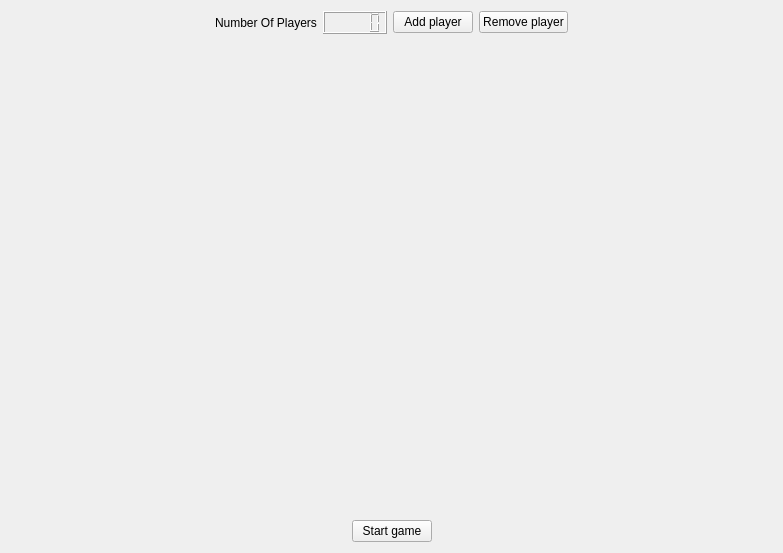
<?xml version="1.0" encoding="UTF-8"?>
<ui version="4.0">
 <class>numberOfPlayers</class>
 <widget class="QWidget" name="numberOfPlayers">
  <property name="geometry">
   <rect>
    <x>0</x>
    <y>0</y>
    <width>783</width>
    <height>553</height>
   </rect>
  </property>
  <property name="windowTitle">
   <string>Form</string>
  </property>
  <layout class="QVBoxLayout" name="window">
   <item>
    <layout class="QHBoxLayout" name="addPlayersLayout">
     <item>
      <spacer name="horizontalSpacer_3">
       <property name="orientation">
        <enum>Qt::Horizontal</enum>
       </property>
       <property name="sizeHint" stdset="0">
        <size>
         <width>40</width>
         <height>20</height>
        </size>
       </property>
      </spacer>
     </item>
     <item>
      <layout class="QHBoxLayout" name="horizontalLayout">
       <item>
        <widget class="QLabel" name="numberOfPlayersLabel">
         <property name="text">
          <string>Number Of Players</string>
         </property>
        </widget>
       </item>
       <item>
        <widget class="QLCDNumber" name="numberOfPlayersLCD"/>
       </item>
       <item>
        <widget class="QPushButton" name="addPlayer">
         <property name="text">
          <string>Add player</string>
         </property>
        </widget>
       </item>
       <item>
        <widget class="QPushButton" name="removePlayer">
         <property name="text">
          <string>Remove player</string>
         </property>
        </widget>
       </item>
      </layout>
     </item>
     <item>
      <spacer name="horizontalSpacer_4">
       <property name="orientation">
        <enum>Qt::Horizontal</enum>
       </property>
       <property name="sizeHint" stdset="0">
        <size>
         <width>40</width>
         <height>20</height>
        </size>
       </property>
      </spacer>
     </item>
    </layout>
   </item>
   <item>
    <layout class="QVBoxLayout" name="centralLayout">
     <item>
      <spacer name="verticalSpacer">
       <property name="orientation">
        <enum>Qt::Vertical</enum>
       </property>
       <property name="sizeHint" stdset="0">
        <size>
         <width>20</width>
         <height>40</height>
        </size>
       </property>
      </spacer>
     </item>
    </layout>
   </item>
   <item>
    <layout class="QHBoxLayout" name="startGameLayout">
     <item>
      <spacer name="horizontalSpacer_2">
       <property name="orientation">
        <enum>Qt::Horizontal</enum>
       </property>
       <property name="sizeHint" stdset="0">
        <size>
         <width>40</width>
         <height>20</height>
        </size>
       </property>
      </spacer>
     </item>
     <item>
      <widget class="QPushButton" name="startGame">
       <property name="text">
        <string>Start game</string>
       </property>
      </widget>
     </item>
     <item>
      <spacer name="horizontalSpacer">
       <property name="orientation">
        <enum>Qt::Horizontal</enum>
       </property>
       <property name="sizeHint" stdset="0">
        <size>
         <width>40</width>
         <height>20</height>
        </size>
       </property>
      </spacer>
     </item>
    </layout>
   </item>
  </layout>
 </widget>
 <resources/>
 <connections/>
</ui>
